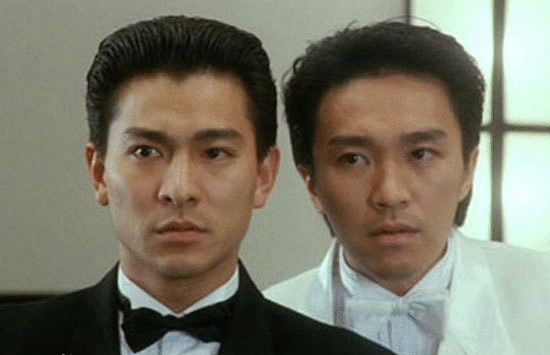
%> input picture lab4/刘德华-赌侠.jpg, 550 x 355 px
$ octave lab4_a1.m   (GNU Octave 9; MATLAB toolbox functions it lacks are replaced by stand-ins)
%> lines starting %> are read from the running program, lines starting %| are printed output that depends on the picture
%对R通道添加均值为0，标准差为20的高斯噪声
%对G通道添加10和240值的椒盐噪声，椒、盐概率均为0.05
%对B通道添加均值为10的指数噪声
%显示三种噪声直方图、添加噪声后三个通道图像

%高斯白噪声
imag=imread('刘德华-赌侠.jpg');
%> imag is the input picture: size 355x550x3 uint8; mean R, G, B 123.6, 120.6, 105.3
R=imag(:,:,1);
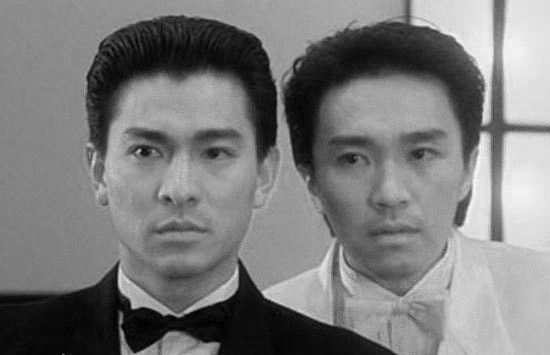
%> R: size 355x550 uint8; min 0, max 252, mean 123.6
R=double(R);
%> R: size 355x550 double
noise1=20*randn(size(R));%randn产生正态分布的随机数模拟高斯噪声
R_2=R+noise1;
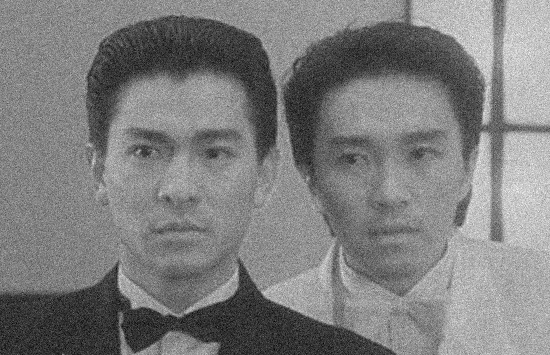
%> R_2: size 355x550 double; min -65.97, max 316.5, mean 123.6; drawn with min black and max white
figure;histogram(noise1);title('高斯白噪声直方图');
%> after `title('高斯白噪声直方图')`:
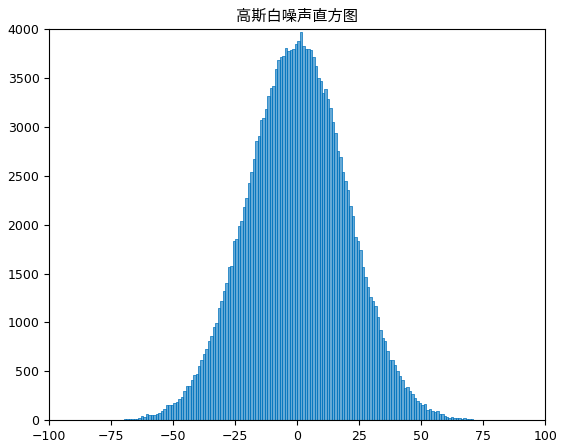
%> figure redrawn from the program's plot data; tallest bar 3969 high, from x = 1 to 2
figure;imshow(R_2,[]);title('添加高斯白噪声的R通道');

%椒盐噪声
G=imag(:,:,2);
G=double(G);
%> G: size 355x550 double
k=0.05;%设置概率
%rand产生0-1的随机数，所以小于k即概率为k
a1=rand(size(G))<k;%椒
a2=rand(size(G))<k;%盐
noise2=(a1==1)*10+(a2==1)*240;%分配数值
G_2=G+noise2;
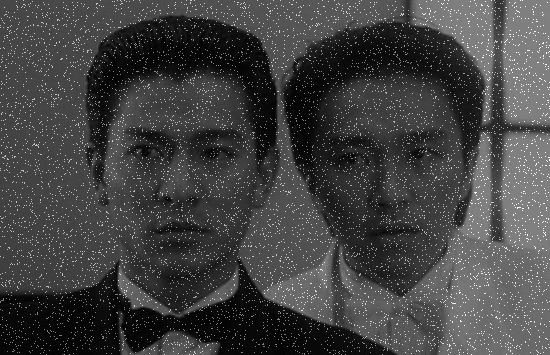
%> G_2: size 355x550 double; min 2, max 505, mean 133.1; drawn with min black and max white
figure;histogram(noise2);title('椒盐噪声直方图');
figure;imshow(G_2,[]);title('添加椒盐噪声的B通道');

%指数噪声
B=imag(:,:,3);
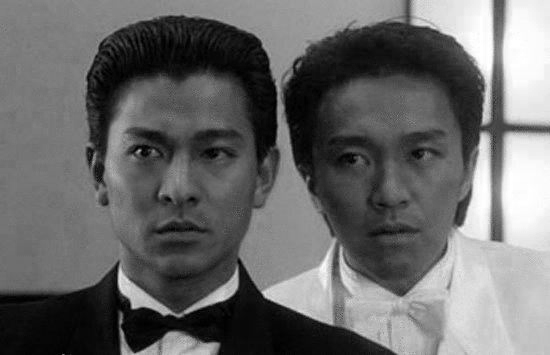
%> B: size 355x550 uint8; min 0, max 255, mean 105.3
B=double(B);
%> B: size 355x550 double
noise3=exprnd(10,size(G));%产生指数类型的噪声
B_2=B+noise3;
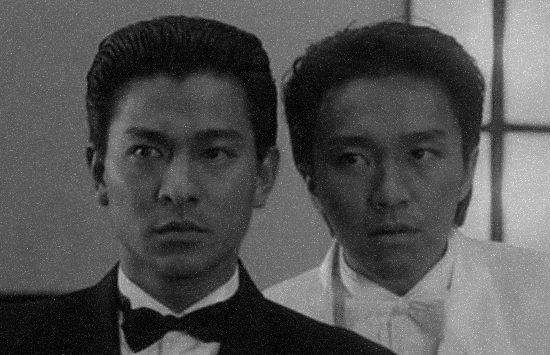
%> B_2: size 355x550 double; min 0.0931, max 352.8, mean 115.3; drawn with min black and max white
figure;histogram(noise3);title('指数噪声直方图');
%> after `title('指数噪声直方图')`:
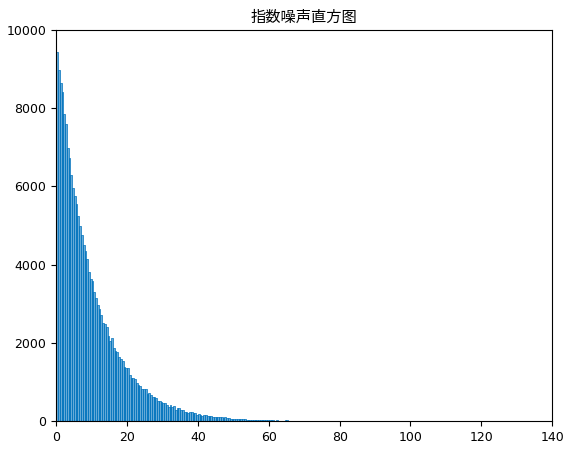
%> figure redrawn from the program's plot data; tallest bar 9450 high, from x = 0 to 0.5
figure;imshow(B_2,[]);title('添加指数噪声的B通道');

$ run again, with lab4/刘德华-龙在江湖.tif saved as lab4/刘德华-赌侠.jpg
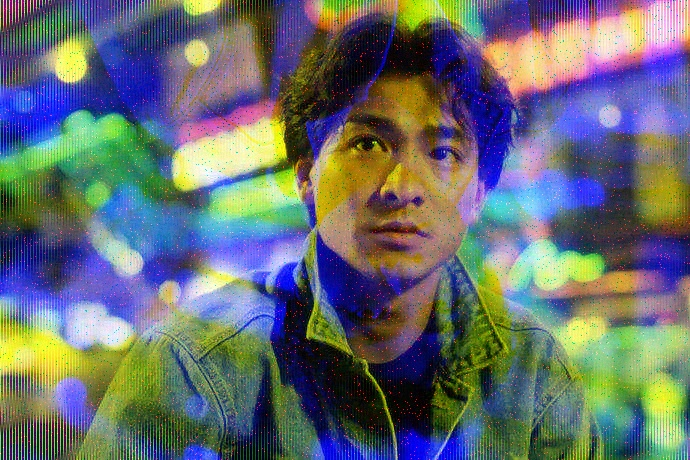
%> input picture lab4/刘德华-龙在江湖.tif, 690 x 460 px
%> imag is the input picture: size 460x690x3 uint8; mean R, G, B 103.2, 109.8, 112.5
%> `B_2=B+noise3;`:
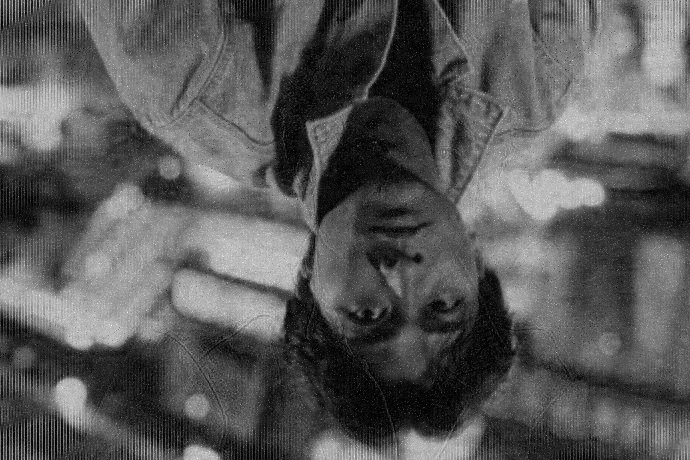
%> B_2: size 460x690 double; min 0.00097, max 351.5, mean 122.5; drawn with min black and max white
%> `title('指数噪声直方图')`:
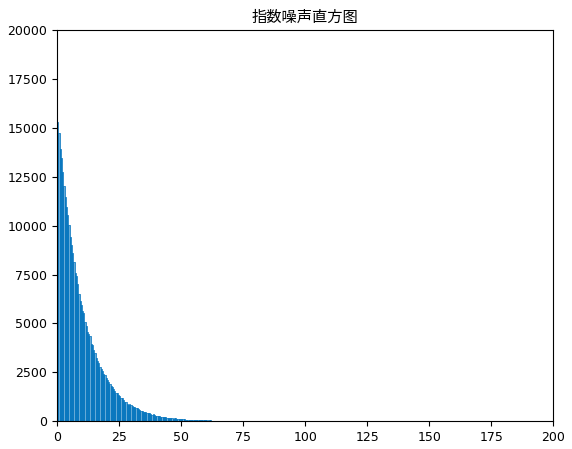
%> figure redrawn from the program's plot data; tallest bar 15276 high, from x = 0 to 0.5
